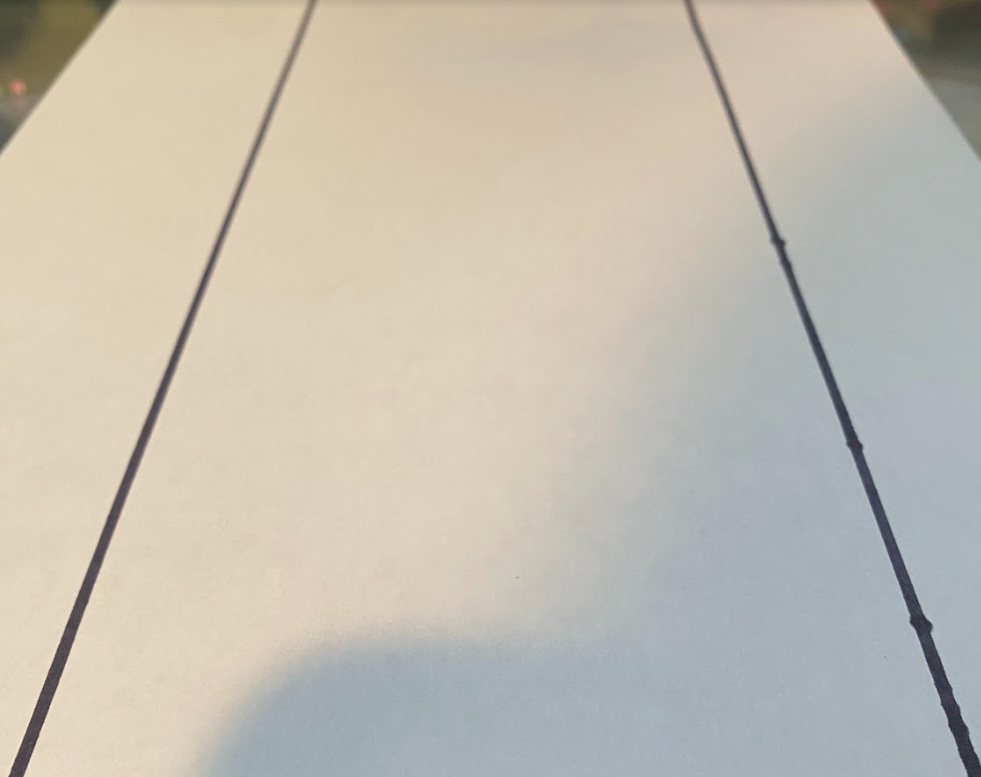
#> input picture img.png, 981 x 777 px
$ python houghwebsiteedited.py ../img.png
#> lines starting #> are read from the running program, lines starting #| are printed output that depends on the picture
import sys
import math
import cv2 as cv
import numpy as np


def main(argv):
    default_file = 'final-images/Scan_20230316.jpg'
    filename = argv[0] if len(argv) > 0 else default_file
    # Loads an image
    src = cv.imread(cv.samples.findFile(filename), cv.IMREAD_GRAYSCALE)
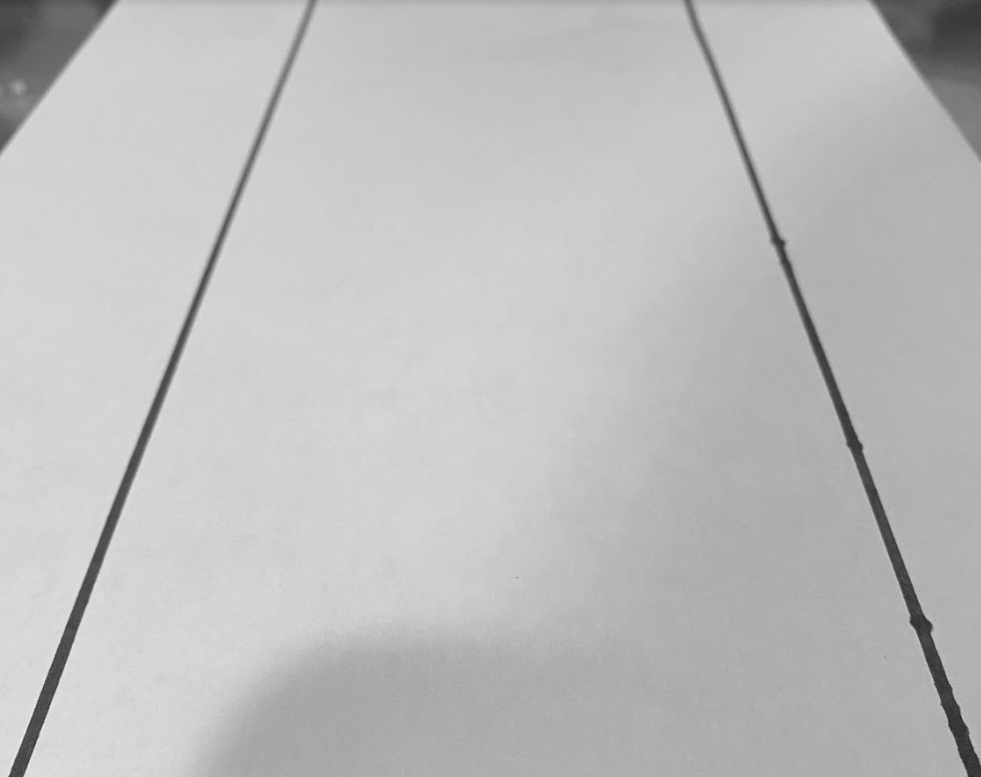
#> src: shape (777, 981); min 34, max 242, mean 189.7
    # Check if image is loaded fine
    if src is None:
        print('Error opening image!')
        print('Usage: hough_lines.py [image_name -- default ' + default_file + '] \n')
        return -1

    dst = cv.Canny(src, 50, 200, None, 3)
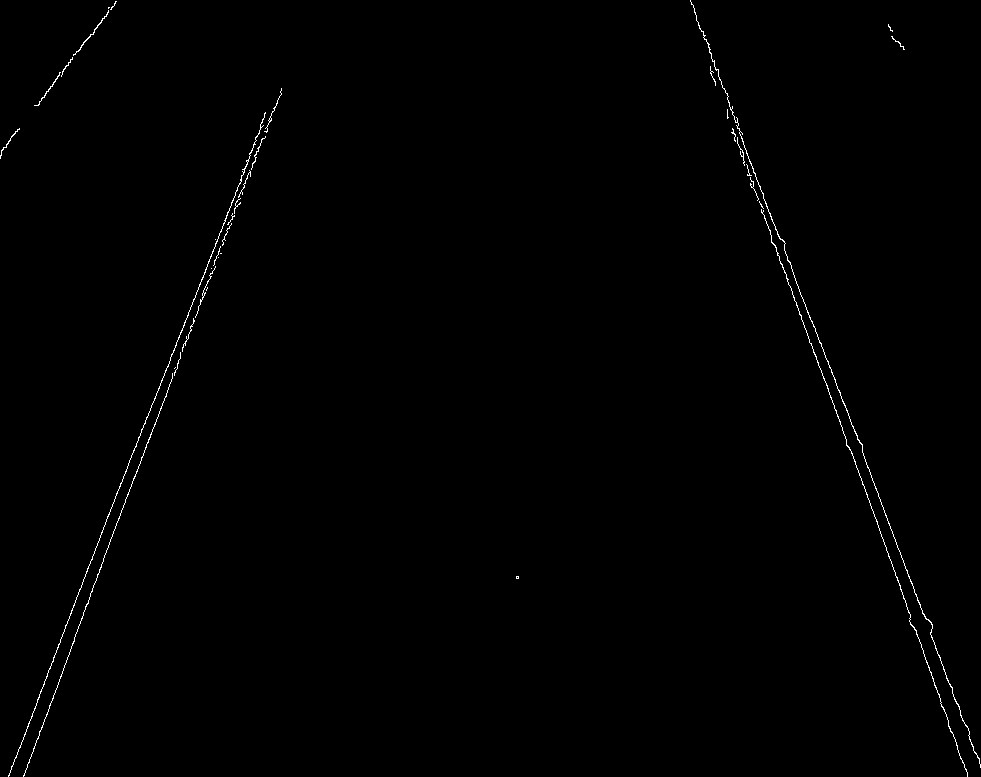
#> dst: shape (777, 981); 0.47% white in thin lines or dots

    # Copy edges to the test-images that will display the results in BGR
    cdst = cv.cvtColor(dst, cv.COLOR_GRAY2BGR)
#> cdst: shape (777, 981, 3); 0.47% white in thin lines or dots
    cdstP = np.copy(cdst)

    linesP = cv.HoughLinesP(dst, 1, np.pi / 180, 50, None, 50, 10)
#> linesP = 22 rows, first 6: [811, 343, 910, 615], [727, 113, 849, 449], [865, 461, 925, 618], [812, 321, 878, 493], [103, 558, 225, 240], [8, 776, 151, 405]

    if linesP is not None:
        for i in range(0, len(linesP)):
            l = linesP[i][0]
            cv.line(cdstP, (l[0], l[1]), (l[2], l[3]), (0, 0, 255), 3, cv.LINE_AA)
#> this loop made 22 passes
#> l on passes 1 to 12: [811, 343, 910, 615], [727, 113, 849, 449], [865, 461, 925, 618], [812, 321, 878, 493], [103, 558, 225, 240], [8, 776, 151, 405], [168, 366, 265, 113], [703, 31, 778, 236], [927, 662, 967, 776], [27, 767, 120, 514], [200, 299, 273, 108], [930, 633, 980, 765]
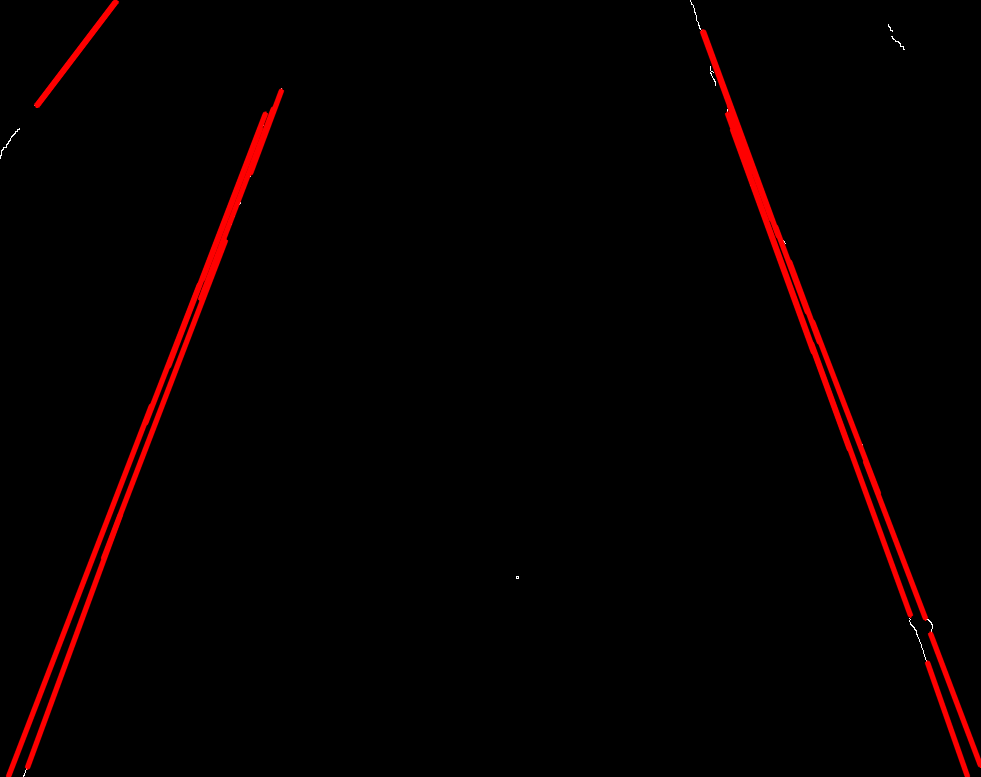
#> cdstP: shape (777, 981, 3); mean B, G, R 0.1, 0.1, 5.8

    cv.imshow("Source", src)
    cv.imshow("Detected Lines (in red) - Probabilistic Line Transform", cdstP)

    cv.waitKey()
    return 0


if __name__ == "__main__":
    main(sys.argv[1:])

$ run again, on images/566x707pwp_class_image.jpeg
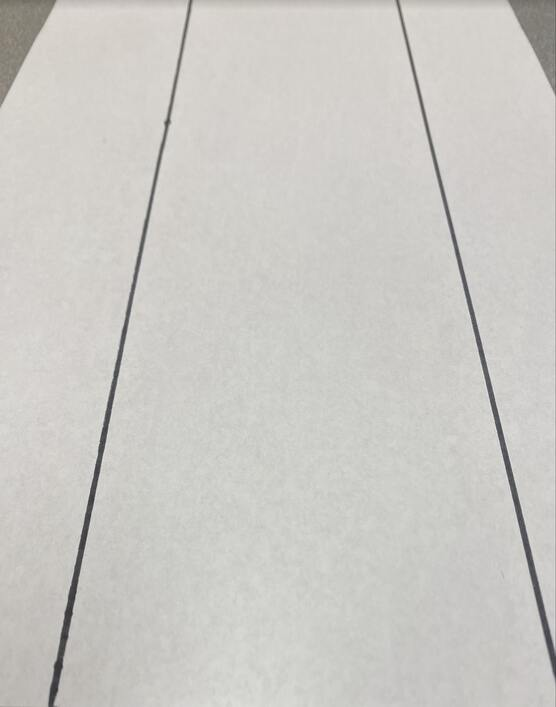
#> input picture images/566x707pwp_class_image.jpeg, 556 x 707 px
#> in main, `dst = cv.Canny(src, 50, 200, None, 3)`:
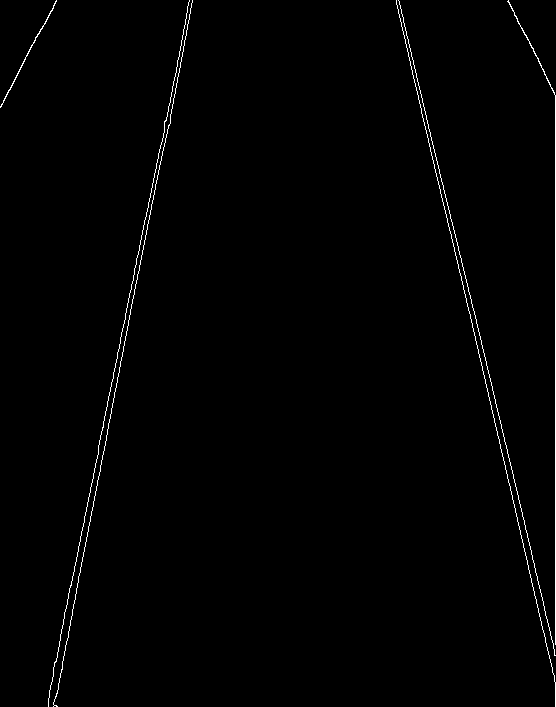
#> dst: shape (707, 556); 0.92% white in thin lines or dots
#> cdst: shape (707, 556, 3); 0.92% white in thin lines or dots
#> linesP = 17 rows, first 6: [555, 655, 555, 95], [54, 705, 160, 161], [451, 234, 555, 685], [437, 177, 508, 482], [428, 128, 501, 424], [161, 160, 192, 1]
#> the loop in main, `for i in range(0, len(linesP)):` made 17 passes
#> after the loop in main, `for i in range(0, len(linesP)):`:
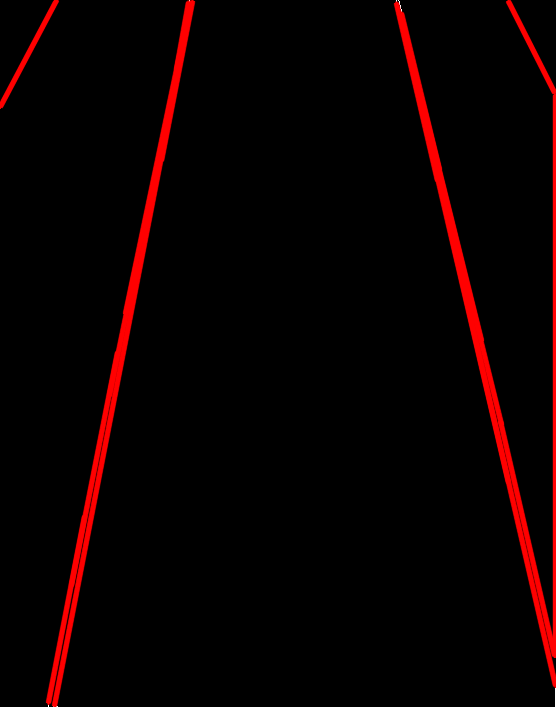
#> cdstP: shape (707, 556, 3); mean B, G, R 0, 0, 11.1

$ run again, on images/IMG-7958.jpg
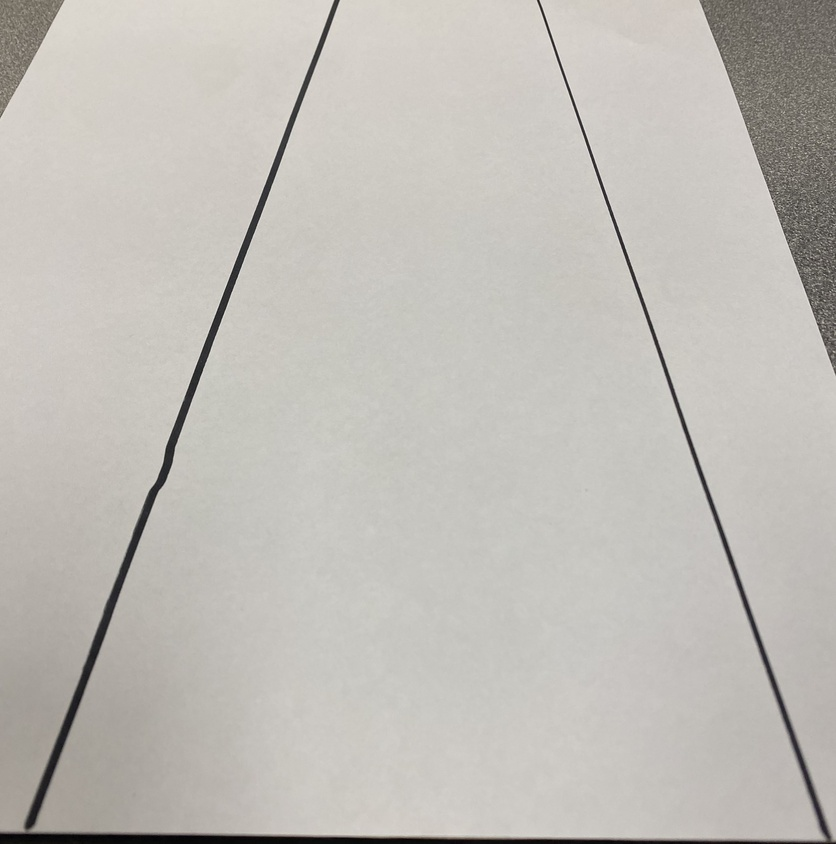
#> input picture images/IMG-7958.jpg, 836 x 844 px, shrunk from 3024 x 3050 before the run
#> in main, `dst = cv.Canny(src, 50, 200, None, 3)`:
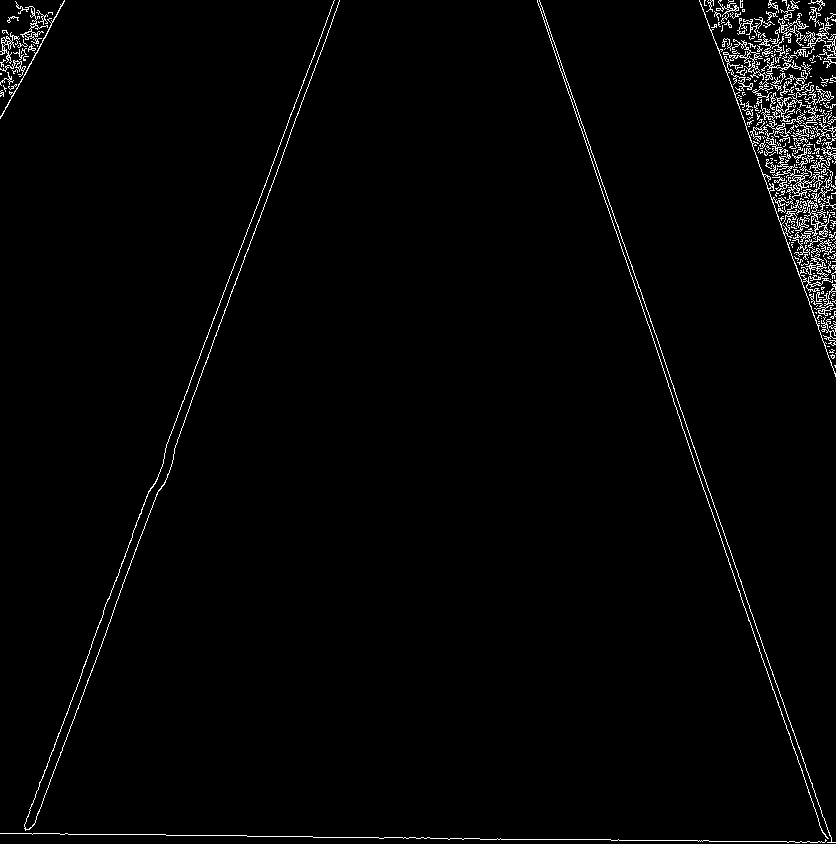
#> dst: shape (844, 836); 1.9% white in thin lines or dots
#> cdst: shape (844, 836, 3); 1.9% white in thin lines or dots
#> linesP = 96 rows, first 6: [539, 0, 642, 298], [544, 22, 688, 443], [699, 0, 835, 373], [624, 244, 792, 730], [282, 155, 325, 41], [260, 836, 383, 838]
#> the loop in main, `for i in range(0, len(linesP)):` made 96 passes
#> after the loop in main, `for i in range(0, len(linesP)):`:
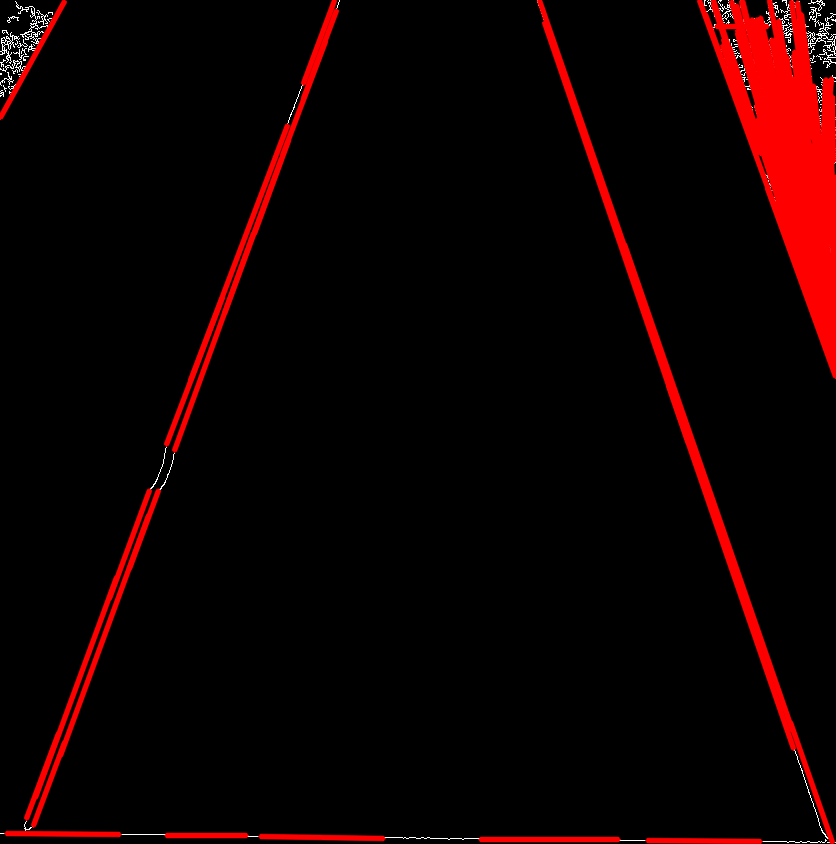
#> cdstP: shape (844, 836, 3); mean B, G, R 0.8, 0.8, 16.3
